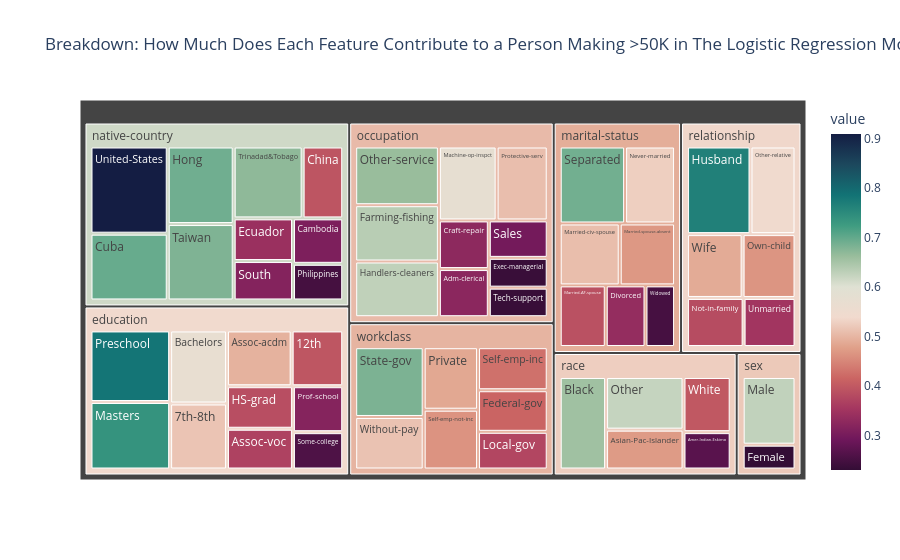

Notebook code for this chart:
### Code cell
import plotly.express as px

rows = []
for feature, entries in cat_coeff.items():
    if len(entries) >= 11:
        entries = entries[:5] + entries[-5:]
    for label, value in entries:
        rows.append({'feature': feature, 'category': label, 'value': value})

df = pd.DataFrame(rows)
px.treemap(df,path=['feature', 'category'],values='value',color='value',color_continuous_scale='curl_r', title="Breakdown: How Much Does Each Feature Contribute to a Person Making >50K in The Logistic Regression Model?")

### Figure 1 — Plotly figure (JSON) as saved in the notebook; plotly's stock layout.template omitted (floating-point values rounded to 4 significant figures)
{"data": [{"branchvalues": "total", "customdata": [[0.3748], [0.4136], [0.428], [0.4638], [0.4849], [0.5134], [0.6819], [0.2577], [0.3173], [0.3693], [0.3852], [0.3951], [0.4958], [0.5153], [0.5706], [0.7383], [0.783], [0.2493], [0.3352], [0.3884], [0.469], [0.5086], [0.5265], [0.6889], [0.2347], [0.2365], [0.2972], [0.3239], [0.327], [0.509], [0.5752], [0.6281], [0.6349], [0.6619], [0.3505], [0.3819], [0.4653], [0.4885], [0.5431], [0.7657], [0.2694], [0.3978], [0.4717], [0.6233], [0.6556], [0.2298], [0.6267], [0.2481], [0.3078], [0.3156], [0.3417], [0.3937], [0.6692], [0.6802], [0.6906], [0.6963], [0.9092], [0.498], [0.5392], [0.4914], [0.5051], [0.5359], [0.526], [0.5202], [0.6143]], "domain": {"x": [0, 1], "y": [0, 1]}, "hovertemplate": "labels=%{label}<br>value_sum=%{value}<br>parent=%{parent}<br>id=%{id}<br>value=%{color}<extra></extra>", "ids": ["workclass/Local-gov", "workclass/Federal-gov", "workclass/Self-emp-inc", "workclass/Self-emp-not-inc", "workclass/Private", "workclass/Without-pay", "workclass/State-gov", "education/Some-college", "education/Prof-school", "education/Assoc-voc", "education/HS-grad", "education/12th", "education/Assoc-acdm", "education/7th-8th", "education/Bachelors", "education/Masters", "education/Preschool", "marital-status/Widowed", "marital-status/Divorced", "marital-status/Married-AF-spouse", "marital-status/Married-spouse-absent", "marital-status/Married-civ-spouse", "marital-status/Never-married", "marital-status/Separated", "occupation/Tech-support", "occupation/Exec-managerial", "occupation/Sales", "occupation/Adm-clerical", "occupation/Craft-repair", "occupation/Protective-serv", "occupation/Machine-op-inspct", "occupation/Handlers-cleaners", "occupation/Farming-fishing", "occupation/Other-service", "relationship/Unmarried", "relationship/Not-in-family", "relationship/Own-child", "relationship/Wife", "relationship/Other-relative", "relationship/Husband", "race/Amer-Indian-Eskimo", "race/White", "race/Asian-Pac-Islander", "race/Other", "race/Black", "sex/Female", "sex/Male", "native-country/Philippines", "native-country/Cambodia", "native-country/South", "native-country/Ecuador", "native-country/China", "native-country/Trinadad&Tobago", "native-country/Taiwan", "native-country/Hong", "native-country/Cuba", "native-country/United-States", "workclass", "education", "marital-status", "occupation", "relationship", "race", "sex", "native-country"], "labels": ["Local-gov", "Federal-gov", "Self-emp-inc", "Self-emp-not-inc", "Private", "Without-pay", "State-gov", "Some-college", "Prof-school", "Assoc-voc", "HS-grad", "12th", "Assoc-acdm", "7th-8th", "Bachelors", "Masters", "Preschool", "Widowed", "Divorced", "Married-AF-spouse", "Married-spouse-absent", "Married-civ-spouse", "Never-married", "Separated", "Tech-support", "Exec-managerial", "Sales", "Adm-clerical", "Craft-repair", "Protective-serv", "Machine-op-inspct", "Handlers-cleaners", "Farming-fishing", "Other-service", "Unmarried", "Not-in-family", "Own-child", "Wife", "Other-relative", "Husband", "Amer-Indian-Eskimo", "White", "Asian-Pac-Islander", "Other", "Black", "Female", "Male", "Philippines", "Cambodia", "South", "Ecuador", "China", "Trinadad&Tobago", "Taiwan", "Hong", "Cuba", "United-States", "workclass", "education", "marital-status", "occupation", "relationship", "race", "sex", "native-country"], "marker": {"coloraxis": "coloraxis", "colors": [0.3748, 0.4136, 0.428, 0.4638, 0.4849, 0.5134, 0.6819, 0.2577, 0.3173, 0.3693, 0.3852, 0.3951, 0.4958, 0.5153, 0.5706, 0.7383, 0.783, 0.2493, 0.3352, 0.3884, 0.469, 0.5086, 0.5265, 0.6889, 0.2347, 0.2365, 0.2972, 0.3239, 0.327, 0.509, 0.5752, 0.6281, 0.6349, 0.6619, 0.3505, 0.3819, 0.4653, 0.4885, 0.5431, 0.7657, 0.2694, 0.3978, 0.4717, 0.6233, 0.6556, 0.2298, 0.6267, 0.2481, 0.3078, 0.3156, 0.3417, 0.3937, 0.6692, 0.6802, 0.6906, 0.6963, 0.9092, 0.498, 0.5392, 0.4914, 0.5051, 0.5359, 0.526, 0.5202, 0.6143]}, "name": "", "parents": ["workclass", "workclass", "workclass", "workclass", "workclass", "workclass", "workclass", "education", "education", "education", "education", "education", "education", "education", "education", "education", "education", "marital-status", "marital-status", "marital-status", "marital-status", "marital-status", "marital-status", "marital-status", "occupation", "occupation", "occupation", "occupation", "occupation", "occupation", "occupation", "occupation", "occupation", "occupation", "relationship", "relationship", "relationship", "relationship", "relationship", "relationship", "race", "race", "race", "race", "race", "sex", "sex", "native-country", "native-country", "native-country", "native-country", "native-country", "native-country", "native-country", "native-country", "native-country", "native-country", "", "", "", "", "", "", "", ""], "type": "treemap", "values": [0.3748, 0.4136, 0.428, 0.4638, 0.4849, 0.5134, 0.6819, 0.2577, 0.3173, 0.3693, 0.3852, 0.3951, 0.4958, 0.5153, 0.5706, 0.7383, 0.783, 0.2493, 0.3352, 0.3884, 0.469, 0.5086, 0.5265, 0.6889, 0.2347, 0.2365, 0.2972, 0.3239, 0.327, 0.509, 0.5752, 0.6281, 0.6349, 0.6619, 0.3505, 0.3819, 0.4653, 0.4885, 0.5431, 0.7657, 0.2694, 0.3978, 0.4717, 0.6233, 0.6556, 0.2298, 0.6267, 0.2481, 0.3078, 0.3156, 0.3417, 0.3937, 0.6692, 0.6802, 0.6906, 0.6963, 0.9092, 3.36, 4.828, 3.166, 4.428, 2.995, 2.418, 0.8565, 5.252]}], "layout": {"coloraxis": {"colorbar": {"title": {"text": "value"}}, "colorscale": [[0, "rgb(51, 13, 53)"], [0.09091, "rgb(111, 23, 91)"], [0.1818, "rgb(164, 54, 96)"], [0.2727, "rgb(203, 101, 99)"], [0.3636, "rgb(224, 160, 137)"], [0.4545, "rgb(241, 218, 206)"], [0.5455, "rgb(223, 225, 211)"], [0.6364, "rgb(153, 189, 156)"], [0.7273, "rgb(63, 156, 129)"], [0.8182, "rgb(18, 115, 117)"], [0.9091, "rgb(28, 72, 93)"], [1, "rgb(20, 29, 67)"]]}, "legend": {"tracegroupgap": 0}, "title": {"text": "Breakdown: How Much Does Each Feature Contribute to a Person Making >50K in The Logistic Regression Model?"}}}
